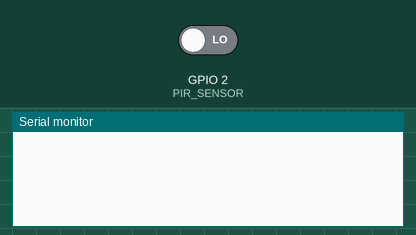
Simulated run of this sketch. Board: ESP8266 (NodeMCU). Parts: the last lines printed to the serial monitor. The test bench sets the inputs (shaded band); at power-on: GPIO 2 (PIR_SENSOR) LOW. WiFi joins after 1.5 s; servers stay silent unless stated.

Above: at 3.0 s.
3.1 s: GPIO 2 (PIR_SENSOR) driven HIGH
At 7.6 s:
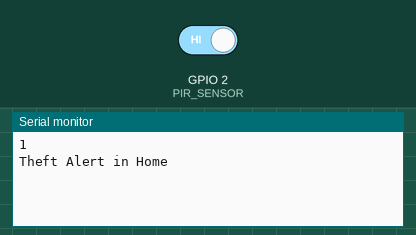
8.3 s: GPIO 2 (PIR_SENSOR) driven LOW
At 12.6 s:
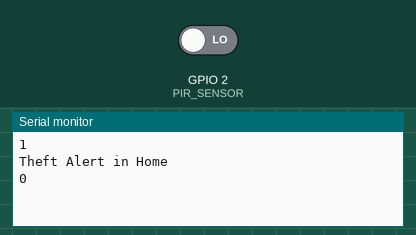

The sketch:

theft-alert-notification.ino
```cpp
#define BLYNK_TEMPLATE_ID "TMPL3uxG3GeXQ"
#define BLYNK_TEMPLATE_NAME "Theft Alert"
#define BLYNK_AUTH_TOKEN "6PIVw-PyeDLvsHCdTjZt8CR1CjG8BWf9"


#define BLYNK_PRINT Serial
#include <ESP8266WiFi.h>
#include <BlynkSimpleEsp8266.h>


char auth[] = BLYNK_AUTH_TOKEN;

char ssid[] = "AARIVTECHNOLOGIES";  // type your wifi name
char pass[] = "1286793808";  // type your wifi password

#define PIR_SENSOR  2
BlynkTimer timer;
//int flag=0;
void notifyOnTheft()
{
  int isTheftAlert = digitalRead(PIR_SENSOR);
  Serial.println(isTheftAlert);
  if (isTheftAlert==1) {
    Serial.println("Theft Alert in Home");
    Blynk.logEvent("alert","Theft Alert in Home");
//    flag=1;
  }
  else if (isTheftAlert==0)
  {
   // flag=0;
  }
}

void setup(){
  pinMode(PIR_SENSOR, INPUT);
   Serial.begin(115200);
  Blynk.begin(auth, ssid, pass);
  //dht.begin();
  timer.setInterval(5000L, notifyOnTheft);
}

void loop(){
  Blynk.run();
  timer.run();
}
```

Measured:
- after the input at 3.1 s, the serial monitor: prints a new line after 3.7 s (image 1)
- after the input at 8.3 s, the serial monitor: prints a new line after 3.5 s (image 2)
